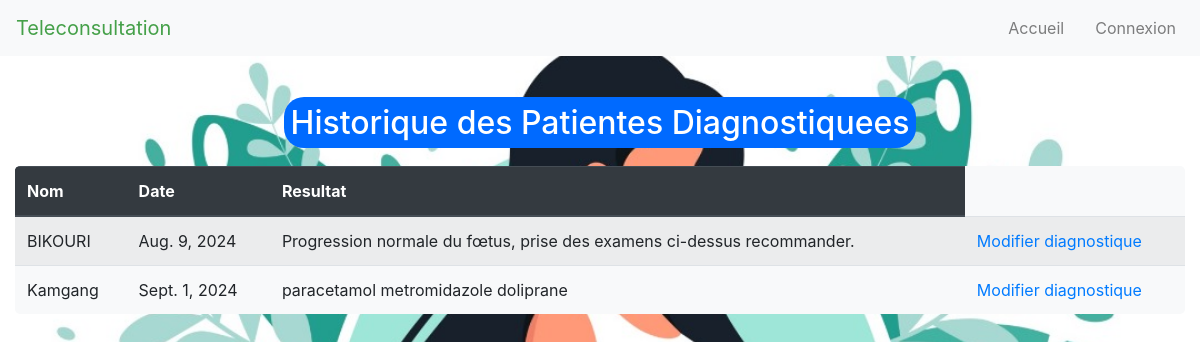
Page /diagnostics/ on the committed database.
### app/models.py (models this page shows, shortened)
class Diagnostic(models.Model):
    patient = models.ForeignKey(Patient, on_delete=models.CASCADE)
    date_diagnostic = models.DateField(default=timezone.now)
    resultat = models.TextField()
    PRESCRIPTION_CHOICES = [
        ('Examen', 'Examen'),
        ('Medicament', 'Médicament'),
    ]
    prescription = models.CharField(max_length=10, choices=PRESCRIPTION_CHOICES)
    details = models.CharField(max_length=200)
    nom_docteur= models.CharField(max_length=200)

class Patient(models.Model):
    user = models.OneToOneField(User, on_delete=models.CASCADE, primary_key=True)
    centre_de_sante = models.ForeignKey(CentreDeSante, on_delete=models.CASCADE)
    numero_telephone = models.CharField(max_length=15)
    adresse = models.CharField(max_length=255)
    photo_profil = models.ImageField(upload_to='photos_profil/', blank=True, null=True)

class User(AbstractUser):
    is_doctor=models.BooleanField(default=False)
    is_agent=models.BooleanField(default=False)
    is_patient=models.BooleanField(default=True)

### app/views.py (the view)
# urls.py: path('diagnostics/',liste_diagnostics, name='liste_diagnostics'),
def liste_diagnostics(request):
    diagnostics = Diagnostic.objects.all()
    return render(request, 'liste_diagnostics.html', {'diagnostics': diagnostics})

### templates/liste_diagnostics.html (shortened to what this page needs)
{% extends 'base.html' %}
{% block content %}
<div class="container mt-5">
    <div class="text-center mb-4">
        <h2 ><mark style="background-color: rgb(0, 106, 255);color: white; border-radius: 20px;">Historique des Patientes Diagnostiquees </mark></h2>
    </div>
    <div class="table-responsive mt-4">
        <table class="table table-striped table-hover">
            <thead class="thead-dark">
                <tr>
                    <th>Nom</th>
                    <th>Date</th>
                    <th>Resultat</th>
                </tr>
            </thead>
            {% for diagnostic in diagnostics %}
        <tr>
          <td>{{ diagnostic.patient.user.last_name }}</td>
          <td>{{ diagnostic.date_diagnostic }}</td>
          <td>{{ diagnostic.resultat }}</td>
          <td>
            <a href="{% url 'soumettre_diagnostic' diagnostic.patient.pk %}">Modifier diagnostique</a>
          </td>
        </tr>
      {% empty %}
        <tr>
          <td colspan="4">Aucun diagnostic enregistré.</td>
        </tr>
      {% endfor %}
        </table>
    </div>
</div>
{% endblock %}

### templates/liste_diagnostics.html (style rules this page uses)
table { background-color: #f8f9fa; border-radius: 5px; overflow: hidden; }
.table thead { background-color: #343a40; color: #fff; }
.container { max-width: 1200px; }

### rows in the picture
Diagnostic: patient.user.last_name "BIKOURI", date_diagnostic "Aug. 9, 2024", resultat "Progression normale du fœtus, prise des examens ci-dessus recommander."
Diagnostic: patient.user.last_name "Kamgang", date_diagnostic "Sept. 1, 2024", resultat "paracetamol metromidazole doliprane"
